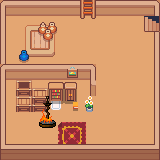

Rendered tile map (Tiled .tmx) drawn with the repository's tilesets; below, a short description and the full map source, tile grids included:
An orthogonal 10x10 tile map with 16x16 px tiles, 4 tile layers (Ground1, Gound2, Walls, Above), 2 tilesets and 3 objects (2x ladder, bed).

<map version="1.10" tiledversion="1.12.0" orientation="orthogonal" renderorder="right-down" width="10" height="10" tilewidth="16" tileheight="16" infinite="0" nextlayerid="6" nextobjectid="11">
 <editorsettings>
  <export target="2floor.json" format="json" />
 </editorsettings>
 <tileset firstgid="1" name="terrian" tilewidth="16" tileheight="16" tilecount="4096" columns="64">
  <image source="terrian.png" width="1024" height="1024" />
 </tileset>
 <tileset firstgid="4097" name="bed" tilewidth="32" tileheight="32" tilecount="1" columns="0">
  <grid orientation="orthogonal" width="1" height="1" />
  <tile id="0">
   <image source="bed.png" width="32" height="32" />
  </tile>
 </tileset>
 <layer id="1" name="Ground1" width="10" height="10" locked="1">
  <data encoding="csv">
450,450,450,450,450,450,450,450,450,450,
450,450,450,450,450,450,450,450,450,450,
450,450,450,450,450,450,450,450,450,450,
450,450,450,450,450,450,450,450,450,450,
450,450,450,450,450,450,450,450,450,450,
450,450,450,450,450,450,450,450,450,450,
450,450,450,450,450,450,450,450,450,450,
450,450,450,450,450,450,450,450,450,450,
450,450,450,450,450,450,450,450,450,450,
450,450,450,450,450,450,450,450,450,450
</data>
 </layer>
 <layer id="3" name="Gound2" width="10" height="10" locked="1">
  <data encoding="csv">
0,0,0,0,0,0,0,0,0,0,
0,0,0,0,0,0,0,0,0,0,
0,0,0,0,0,0,0,0,0,0,
0,0,0,0,0,0,0,0,0,0,
0,0,0,0,0,0,0,0,0,0,
0,0,0,0,0,0,0,0,0,0,
0,0,0,2230,0,0,0,0,0,0,
0,0,0,2284,2285,2286,0,0,0,0,
0,0,0,2348,2349,2350,0,0,0,0,
2415,2416,2417,2412,2413,2414,0,0,0,0
</data>
 </layer>
 <layer id="2" name="Walls" width="10" height="10">
  <data encoding="csv">
642,646,646,646,646,646,646,646,646,582,
644,744,745,746,0,0,0,0,0,650,
644,808,809,810,0,0,0,0,0,2147484292,
644,872,873,874,0,0,0,0,0,2147484292,
642,646,646,646,646,582,0,0,0,2147484292,
644,616,617,2158,2159,647,0,0,0,2147484292,
644,680,681,2222,2223,2102,0,0,0,2147484292,
644,0,4097,0,0,0,0,0,0,2147484292,
644,0,0,0,0,0,0,0,0,2147484292,
580,581,581,581,581,581,581,581,581,579
</data>
 </layer>
 <layer id="4" name="Above" width="10" height="10" locked="1">
  <data encoding="csv">
0,0,0,0,0,811,0,0,0,0,
0,0,1268,1269,0,875,0,0,0,0,
0,0,1332,1333,0,0,0,0,0,0,
0,1266,0,0,0,0,0,0,0,0,
0,0,0,0,2167,0,0,0,0,0,
0,0,0,0,0,0,0,0,0,0,
0,0,0,0,2229,0,0,0,0,0,
0,0,0,0,0,0,0,0,0,0,
0,0,0,0,0,0,0,0,0,0,
0,0,0,0,0,0,0,0,0,0
</data>
 </layer>
 <objectgroup id="5" name="Triggers">
  <object id="1" name="ladder_to_3floor" type="ladder" x="80" y="0.5" width="16" height="18.5" />
  <object id="3" name="ladder_to_house" type="ladder" x="142" y="16" width="18.5" height="16" />
  <object id="10" name="bed" x="18.3333" y="87" width="60" height="47.6667" />
 </objectgroup>
</map>
